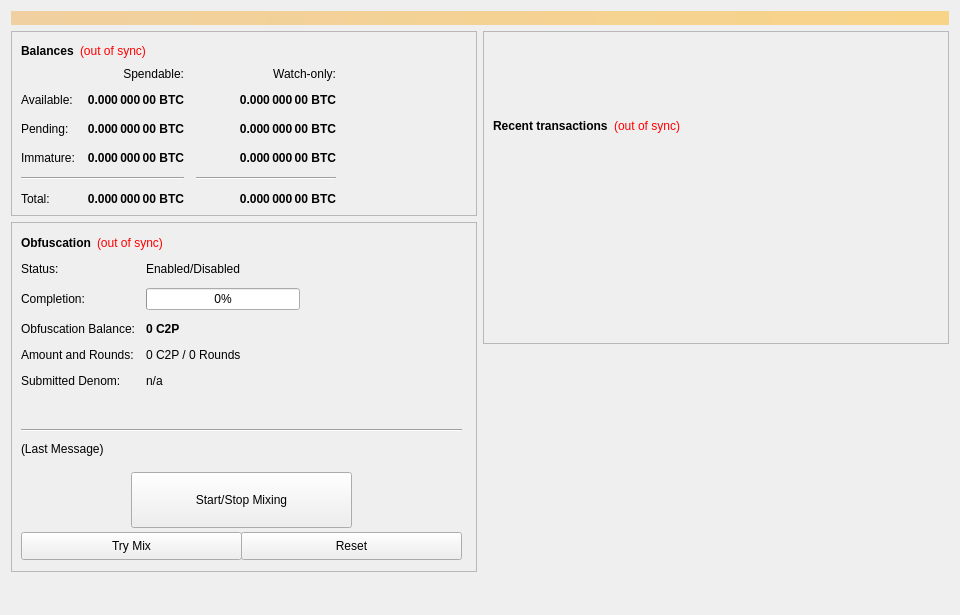
<?xml version="1.0" encoding="UTF-8"?>
<ui version="4.0">
 <class>OverviewPage</class>
 <widget class="QWidget" name="OverviewPage">
  <property name="geometry">
   <rect>
    <x>0</x>
    <y>0</y>
    <width>960</width>
    <height>615</height>
   </rect>
  </property>
  <property name="minimumSize">
   <size>
    <width>960</width>
    <height>0</height>
   </size>
  </property>
  <property name="windowTitle">
   <string>Form</string>
  </property>
  <layout class="QVBoxLayout" name="topLayout">
   <item>
    <widget class="QLabel" name="labelAlerts">
     <property name="visible">
      <bool>false</bool>
     </property>
     <property name="styleSheet">
      <string notr="true">background-color: qlineargradient(x1: 0, y1: 0, x2: 1, y2: 0, stop:0 #F0D0A0, stop:1 #F8D488); color:#000000;</string>
     </property>
     <property name="wordWrap">
      <bool>true</bool>
     </property>
     <property name="margin">
      <number>3</number>
     </property>
    </widget>
   </item>
   <item>
    <layout class="QHBoxLayout" name="horizontalLayout" stretch="1,1">
     <item>
      <layout class="QVBoxLayout" name="verticalLayout_2">
       <item>
        <widget class="QFrame" name="frame">
         <property name="frameShape">
          <enum>QFrame::StyledPanel</enum>
         </property>
         <property name="frameShadow">
          <enum>QFrame::Raised</enum>
         </property>
         <layout class="QVBoxLayout" name="verticalLayout_4">
          <item>
           <layout class="QHBoxLayout" name="horizontalLayout_4">
            <item>
             <widget class="QLabel" name="label_5">
              <property name="font">
               <font>
                <weight>75</weight>
                <bold>true</bold>
               </font>
              </property>
              <property name="text">
               <string>Balances</string>
              </property>
             </widget>
            </item>
            <item>
             <widget class="QLabel" name="labelWalletStatus">
              <property name="cursor">
               <cursorShape>WhatsThisCursor</cursorShape>
              </property>
              <property name="toolTip">
               <string>The displayed information may be out of date. Your wallet automatically synchronizes with the Coin2Play network after a connection is established, but this process has not completed yet.</string>
              </property>
              <property name="styleSheet">
               <string notr="true">QLabel { color: red; }</string>
              </property>
              <property name="text">
               <string notr="true">(out of sync)</string>
              </property>
              <property name="alignment">
               <set>Qt::AlignLeading|Qt::AlignLeft|Qt::AlignVCenter</set>
              </property>
             </widget>
            </item>
            <item>
             <spacer name="horizontalSpacer_3">
              <property name="orientation">
               <enum>Qt::Horizontal</enum>
              </property>
              <property name="sizeHint" stdset="0">
               <size>
                <width>40</width>
                <height>20</height>
               </size>
              </property>
             </spacer>
            </item>
           </layout>
          </item>
          <item>
           <layout class="QGridLayout" name="gridLayout">
            <property name="spacing">
             <number>12</number>
            </property>
            <item row="2" column="2">
             <widget class="QLabel" name="labelWatchPending">
              <property name="font">
               <font>
                <weight>75</weight>
                <bold>true</bold>
               </font>
              </property>
              <property name="cursor">
               <cursorShape>IBeamCursor</cursorShape>
              </property>
              <property name="toolTip">
               <string>Unconfirmed transactions to watch-only addresses</string>
              </property>
              <property name="text">
               <string notr="true">0.000 000 00 BTC</string>
              </property>
              <property name="alignment">
               <set>Qt::AlignRight|Qt::AlignTrailing|Qt::AlignVCenter</set>
              </property>
              <property name="textInteractionFlags">
               <set>Qt::LinksAccessibleByMouse|Qt::TextSelectableByKeyboard|Qt::TextSelectableByMouse</set>
              </property>
             </widget>
            </item>
            <item row="2" column="1">
             <widget class="QLabel" name="labelUnconfirmed">
              <property name="font">
               <font>
                <weight>75</weight>
                <bold>true</bold>
               </font>
              </property>
              <property name="cursor">
               <cursorShape>IBeamCursor</cursorShape>
              </property>
              <property name="toolTip">
               <string>Total of transactions that have yet to be confirmed, and do not yet count toward the spendable balance</string>
              </property>
              <property name="text">
               <string notr="true">0.000 000 00 BTC</string>
              </property>
              <property name="alignment">
               <set>Qt::AlignRight|Qt::AlignTrailing|Qt::AlignVCenter</set>
              </property>
              <property name="textInteractionFlags">
               <set>Qt::LinksAccessibleByMouse|Qt::TextSelectableByKeyboard|Qt::TextSelectableByMouse</set>
              </property>
             </widget>
            </item>
            <item row="3" column="2">
             <widget class="QLabel" name="labelWatchImmature">
              <property name="font">
               <font>
                <weight>75</weight>
                <bold>true</bold>
               </font>
              </property>
              <property name="cursor">
               <cursorShape>IBeamCursor</cursorShape>
              </property>
              <property name="toolTip">
               <string>Staked or masternode rewards in watch-only addresses that has not yet matured</string>
              </property>
              <property name="text">
               <string notr="true">0.000 000 00 BTC</string>
              </property>
              <property name="alignment">
               <set>Qt::AlignRight|Qt::AlignTrailing|Qt::AlignVCenter</set>
              </property>
              <property name="textInteractionFlags">
               <set>Qt::LinksAccessibleByMouse|Qt::TextSelectableByKeyboard|Qt::TextSelectableByMouse</set>
              </property>
             </widget>
            </item>
            <item row="4" column="0" colspan="2">
             <widget class="Line" name="lineSpendableBalance">
              <property name="orientation">
               <enum>Qt::Horizontal</enum>
              </property>
             </widget>
            </item>
            <item row="4" column="2">
             <widget class="Line" name="lineWatchBalance">
              <property name="sizePolicy">
               <sizepolicy hsizetype="Preferred" vsizetype="Fixed">
                <horstretch>0</horstretch>
                <verstretch>0</verstretch>
               </sizepolicy>
              </property>
              <property name="minimumSize">
               <size>
                <width>140</width>
                <height>0</height>
               </size>
              </property>
              <property name="orientation">
               <enum>Qt::Horizontal</enum>
              </property>
             </widget>
            </item>
            <item row="5" column="0">
             <widget class="QLabel" name="labelTotalText">
              <property name="text">
               <string>Total:</string>
              </property>
             </widget>
            </item>
            <item row="3" column="1">
             <widget class="QLabel" name="labelImmature">
              <property name="font">
               <font>
                <weight>75</weight>
                <bold>true</bold>
               </font>
              </property>
              <property name="cursor">
               <cursorShape>IBeamCursor</cursorShape>
              </property>
              <property name="toolTip">
               <string>Staked or masternode rewards that has not yet matured</string>
              </property>
              <property name="text">
               <string notr="true">0.000 000 00 BTC</string>
              </property>
              <property name="alignment">
               <set>Qt::AlignRight|Qt::AlignTrailing|Qt::AlignVCenter</set>
              </property>
              <property name="textInteractionFlags">
               <set>Qt::LinksAccessibleByMouse|Qt::TextSelectableByKeyboard|Qt::TextSelectableByMouse</set>
              </property>
             </widget>
            </item>
            <item row="2" column="3">
             <spacer name="horizontalSpacer_2">
              <property name="orientation">
               <enum>Qt::Horizontal</enum>
              </property>
              <property name="sizeHint" stdset="0">
               <size>
                <width>40</width>
                <height>20</height>
               </size>
              </property>
             </spacer>
            </item>
            <item row="3" column="0">
             <widget class="QLabel" name="labelImmatureText">
              <property name="text">
               <string>Immature:</string>
              </property>
             </widget>
            </item>
            <item row="5" column="1">
             <widget class="QLabel" name="labelTotal">
              <property name="font">
               <font>
                <weight>75</weight>
                <bold>true</bold>
               </font>
              </property>
              <property name="cursor">
               <cursorShape>IBeamCursor</cursorShape>
              </property>
              <property name="toolTip">
               <string>Your current total balance</string>
              </property>
              <property name="text">
               <string notr="true">0.000 000 00 BTC</string>
              </property>
              <property name="alignment">
               <set>Qt::AlignRight|Qt::AlignTrailing|Qt::AlignVCenter</set>
              </property>
              <property name="textInteractionFlags">
               <set>Qt::LinksAccessibleByMouse|Qt::TextSelectableByKeyboard|Qt::TextSelectableByMouse</set>
              </property>
             </widget>
            </item>
            <item row="5" column="2">
             <widget class="QLabel" name="labelWatchTotal">
              <property name="font">
               <font>
                <weight>75</weight>
                <bold>true</bold>
               </font>
              </property>
              <property name="cursor">
               <cursorShape>IBeamCursor</cursorShape>
              </property>
              <property name="toolTip">
               <string>Current total balance in watch-only addresses</string>
              </property>
              <property name="text">
               <string notr="true">0.000 000 00 BTC</string>
              </property>
              <property name="alignment">
               <set>Qt::AlignRight|Qt::AlignTrailing|Qt::AlignVCenter</set>
              </property>
              <property name="textInteractionFlags">
               <set>Qt::LinksAccessibleByMouse|Qt::TextSelectableByKeyboard|Qt::TextSelectableByMouse</set>
              </property>
             </widget>
            </item>
            <item row="0" column="2">
             <widget class="QLabel" name="labelWatchonly">
              <property name="text">
               <string>Watch-only:</string>
              </property>
              <property name="alignment">
               <set>Qt::AlignRight|Qt::AlignTrailing|Qt::AlignVCenter</set>
              </property>
             </widget>
            </item>
            <item row="1" column="0">
             <widget class="QLabel" name="labelBalanceText">
              <property name="text">
               <string>Available:</string>
              </property>
             </widget>
            </item>
            <item row="1" column="1">
             <widget class="QLabel" name="labelBalance">
              <property name="font">
               <font>
                <weight>75</weight>
                <bold>true</bold>
               </font>
              </property>
              <property name="cursor">
               <cursorShape>IBeamCursor</cursorShape>
              </property>
              <property name="toolTip">
               <string>Your current spendable balance</string>
              </property>
              <property name="text">
               <string notr="true">0.000 000 00 BTC</string>
              </property>
              <property name="alignment">
               <set>Qt::AlignRight|Qt::AlignTrailing|Qt::AlignVCenter</set>
              </property>
              <property name="textInteractionFlags">
               <set>Qt::LinksAccessibleByMouse|Qt::TextSelectableByKeyboard|Qt::TextSelectableByMouse</set>
              </property>
             </widget>
            </item>
            <item row="1" column="2">
             <widget class="QLabel" name="labelWatchAvailable">
              <property name="font">
               <font>
                <weight>75</weight>
                <bold>true</bold>
               </font>
              </property>
              <property name="cursor">
               <cursorShape>IBeamCursor</cursorShape>
              </property>
              <property name="toolTip">
               <string>Your current balance in watch-only addresses</string>
              </property>
              <property name="text">
               <string notr="true">0.000 000 00 BTC</string>
              </property>
              <property name="alignment">
               <set>Qt::AlignRight|Qt::AlignTrailing|Qt::AlignVCenter</set>
              </property>
              <property name="textInteractionFlags">
               <set>Qt::LinksAccessibleByMouse|Qt::TextSelectableByKeyboard|Qt::TextSelectableByMouse</set>
              </property>
             </widget>
            </item>
            <item row="2" column="0">
             <widget class="QLabel" name="labelPendingText">
              <property name="text">
               <string>Pending:</string>
              </property>
             </widget>
            </item>
            <item row="0" column="1">
             <widget class="QLabel" name="labelSpendable">
              <property name="text">
               <string>Spendable:</string>
              </property>
              <property name="alignment">
               <set>Qt::AlignRight|Qt::AlignTrailing|Qt::AlignVCenter</set>
              </property>
             </widget>
            </item>
           </layout>
          </item>
         </layout>
        </widget>
       </item>
       <item>
        <widget class="QFrame" name="frameObfuscation">
         <property name="minimumSize">
          <size>
           <width>0</width>
           <height>350</height>
          </size>
         </property>
         <property name="layoutDirection">
          <enum>Qt::LeftToRight</enum>
         </property>
         <property name="frameShape">
          <enum>QFrame::StyledPanel</enum>
         </property>
         <property name="frameShadow">
          <enum>QFrame::Raised</enum>
         </property>
         <widget class="QWidget" name="formLayoutWidget">
          <property name="geometry">
           <rect>
            <x>10</x>
            <y>40</y>
            <width>451</width>
            <height>161</height>
           </rect>
          </property>
          <layout class="QFormLayout" name="formLayout">
           <property name="fieldGrowthPolicy">
            <enum>QFormLayout::AllNonFixedFieldsGrow</enum>
           </property>
           <property name="horizontalSpacing">
            <number>11</number>
           </property>
           <property name="verticalSpacing">
            <number>12</number>
           </property>
           <item row="0" column="0">
            <widget class="QLabel" name="label_6">
             <property name="text">
              <string>Status:</string>
             </property>
            </widget>
           </item>
           <item row="1" column="0">
            <widget class="QLabel" name="label_7">
             <property name="text">
              <string>Completion:</string>
             </property>
            </widget>
           </item>
           <item row="1" column="1">
            <widget class="QProgressBar" name="obfuscationProgress">
             <property name="maximumSize">
              <size>
               <width>154</width>
               <height>16777215</height>
              </size>
             </property>
             <property name="value">
              <number>0</number>
             </property>
            </widget>
           </item>
           <item row="2" column="0">
            <widget class="QLabel" name="labelAnonymizedText">
             <property name="text">
              <string>Obfuscation Balance:</string>
             </property>
            </widget>
           </item>
           <item row="2" column="1">
            <widget class="QLabel" name="labelAnonymized">
             <property name="font">
              <font>
               <weight>75</weight>
               <bold>true</bold>
              </font>
             </property>
             <property name="text">
              <string notr="true">0 C2P</string>
             </property>
            </widget>
           </item>
           <item row="3" column="0">
            <widget class="QLabel" name="label_8">
             <property name="text">
              <string>Amount and Rounds:</string>
             </property>
            </widget>
           </item>
           <item row="3" column="1">
            <widget class="QLabel" name="labelAmountRounds">
             <property name="text">
              <string>0 C2P / 0 Rounds</string>
             </property>
            </widget>
           </item>
           <item row="4" column="0">
            <widget class="QLabel" name="label_9">
             <property name="text">
              <string>Submitted Denom:</string>
             </property>
            </widget>
           </item>
           <item row="4" column="1">
            <widget class="QLabel" name="labelSubmittedDenom">
             <property name="toolTip">
              <string>The denominations you submitted to the Masternode.&lt;br&gt;To mix, other users must submit the exact same denominations.</string>
             </property>
             <property name="text">
              <string>n/a</string>
             </property>
            </widget>
           </item>
           <item row="0" column="1">
            <widget class="QLabel" name="obfuscationEnabled">
             <property name="text">
              <string>Enabled/Disabled</string>
             </property>
            </widget>
           </item>
          </layout>
         </widget>
         <widget class="QPushButton" name="runAutoDenom">
          <property name="geometry">
           <rect>
            <x>251</x>
            <y>17</y>
            <width>1</width>
            <height>1</height>
           </rect>
          </property>
          <property name="palette">
           <palette>
            <active>
             <colorrole role="WindowText">
              <brush brushstyle="SolidPattern">
               <color alpha="255">
                <red>0</red>
                <green>0</green>
                <blue>0</blue>
               </color>
              </brush>
             </colorrole>
             <colorrole role="Button">
              <brush brushstyle="SolidPattern">
               <color alpha="255">
                <red>239</red>
                <green>238</green>
                <blue>238</blue>
               </color>
              </brush>
             </colorrole>
             <colorrole role="Light">
              <brush brushstyle="SolidPattern">
               <color alpha="255">
                <red>255</red>
                <green>255</green>
                <blue>255</blue>
               </color>
              </brush>
             </colorrole>
             <colorrole role="Midlight">
              <brush brushstyle="SolidPattern">
               <color alpha="255">
                <red>247</red>
                <green>246</green>
                <blue>246</blue>
               </color>
              </brush>
             </colorrole>
             <colorrole role="Dark">
              <brush brushstyle="SolidPattern">
               <color alpha="255">
                <red>119</red>
                <green>119</green>
                <blue>119</blue>
               </color>
              </brush>
             </colorrole>
             <colorrole role="Mid">
              <brush brushstyle="SolidPattern">
               <color alpha="255">
                <red>159</red>
                <green>159</green>
                <blue>159</blue>
               </color>
              </brush>
             </colorrole>
             <colorrole role="Text">
              <brush brushstyle="SolidPattern">
               <color alpha="255">
                <red>0</red>
                <green>0</green>
                <blue>0</blue>
               </color>
              </brush>
             </colorrole>
             <colorrole role="BrightText">
              <brush brushstyle="SolidPattern">
               <color alpha="255">
                <red>255</red>
                <green>255</green>
                <blue>255</blue>
               </color>
              </brush>
             </colorrole>
             <colorrole role="ButtonText">
              <brush brushstyle="SolidPattern">
               <color alpha="255">
                <red>0</red>
                <green>0</green>
                <blue>0</blue>
               </color>
              </brush>
             </colorrole>
             <colorrole role="Base">
              <brush brushstyle="SolidPattern">
               <color alpha="255">
                <red>255</red>
                <green>255</green>
                <blue>255</blue>
               </color>
              </brush>
             </colorrole>
             <colorrole role="Window">
              <brush brushstyle="SolidPattern">
               <color alpha="255">
                <red>239</red>
                <green>238</green>
                <blue>238</blue>
               </color>
              </brush>
             </colorrole>
             <colorrole role="Shadow">
              <brush brushstyle="SolidPattern">
               <color alpha="255">
                <red>0</red>
                <green>0</green>
                <blue>0</blue>
               </color>
              </brush>
             </colorrole>
             <colorrole role="AlternateBase">
              <brush brushstyle="SolidPattern">
               <color alpha="255">
                <red>247</red>
                <green>246</green>
                <blue>246</blue>
               </color>
              </brush>
             </colorrole>
             <colorrole role="ToolTipBase">
              <brush brushstyle="SolidPattern">
               <color alpha="255">
                <red>255</red>
                <green>255</green>
                <blue>220</blue>
               </color>
              </brush>
             </colorrole>
             <colorrole role="ToolTipText">
              <brush brushstyle="SolidPattern">
               <color alpha="255">
                <red>0</red>
                <green>0</green>
                <blue>0</blue>
               </color>
              </brush>
             </colorrole>
            </active>
            <inactive>
             <colorrole role="WindowText">
              <brush brushstyle="SolidPattern">
               <color alpha="255">
                <red>0</red>
                <green>0</green>
                <blue>0</blue>
               </color>
              </brush>
             </colorrole>
             <colorrole role="Button">
              <brush brushstyle="SolidPattern">
               <color alpha="255">
                <red>239</red>
                <green>238</green>
                <blue>238</blue>
               </color>
              </brush>
             </colorrole>
             <colorrole role="Light">
              <brush brushstyle="SolidPattern">
               <color alpha="255">
                <red>255</red>
                <green>255</green>
                <blue>255</blue>
               </color>
              </brush>
             </colorrole>
             <colorrole role="Midlight">
              <brush brushstyle="SolidPattern">
               <color alpha="255">
                <red>247</red>
                <green>246</green>
                <blue>246</blue>
               </color>
              </brush>
             </colorrole>
             <colorrole role="Dark">
              <brush brushstyle="SolidPattern">
               <color alpha="255">
                <red>119</red>
                <green>119</green>
                <blue>119</blue>
               </color>
              </brush>
             </colorrole>
             <colorrole role="Mid">
              <brush brushstyle="SolidPattern">
               <color alpha="255">
                <red>159</red>
                <green>159</green>
                <blue>159</blue>
               </color>
              </brush>
             </colorrole>
             <colorrole role="Text">
              <brush brushstyle="SolidPattern">
               <color alpha="255">
                <red>0</red>
                <green>0</green>
                <blue>0</blue>
               </color>
              </brush>
             </colorrole>
             <colorrole role="BrightText">
              <brush brushstyle="SolidPattern">
               <color alpha="255">
                <red>255</red>
                <green>255</green>
                <blue>255</blue>
               </color>
              </brush>
             </colorrole>
             <colorrole role="ButtonText">
              <brush brushstyle="SolidPattern">
               <color alpha="255">
                <red>0</red>
                <green>0</green>
                <blue>0</blue>
               </color>
              </brush>
             </colorrole>
             <colorrole role="Base">
              <brush brushstyle="SolidPattern">
               <color alpha="255">
                <red>255</red>
                <green>255</green>
                <blue>255</blue>
               </color>
              </brush>
             </colorrole>
             <colorrole role="Window">
              <brush brushstyle="SolidPattern">
               <color alpha="255">
                <red>239</red>
                <green>238</green>
                <blue>238</blue>
               </color>
              </brush>
             </colorrole>
             <colorrole role="Shadow">
              <brush brushstyle="SolidPattern">
               <color alpha="255">
                <red>0</red>
                <green>0</green>
                <blue>0</blue>
               </color>
              </brush>
             </colorrole>
             <colorrole role="AlternateBase">
              <brush brushstyle="SolidPattern">
               <color alpha="255">
                <red>247</red>
                <green>246</green>
                <blue>246</blue>
               </color>
              </brush>
             </colorrole>
             <colorrole role="ToolTipBase">
              <brush brushstyle="SolidPattern">
               <color alpha="255">
                <red>255</red>
                <green>255</green>
                <blue>220</blue>
               </color>
              </brush>
             </colorrole>
             <colorrole role="ToolTipText">
              <brush brushstyle="SolidPattern">
               <color alpha="255">
                <red>0</red>
                <green>0</green>
                <blue>0</blue>
               </color>
              </brush>
             </colorrole>
            </inactive>
            <disabled>
             <colorrole role="WindowText">
              <brush brushstyle="SolidPattern">
               <color alpha="255">
                <red>119</red>
                <green>119</green>
                <blue>119</blue>
               </color>
              </brush>
             </colorrole>
             <colorrole role="Button">
              <brush brushstyle="SolidPattern">
               <color alpha="255">
                <red>239</red>
                <green>238</green>
                <blue>238</blue>
               </color>
              </brush>
             </colorrole>
             <colorrole role="Light">
              <brush brushstyle="SolidPattern">
               <color alpha="255">
                <red>255</red>
                <green>255</green>
                <blue>255</blue>
               </color>
              </brush>
             </colorrole>
             <colorrole role="Midlight">
              <brush brushstyle="SolidPattern">
               <color alpha="255">
                <red>247</red>
                <green>246</green>
                <blue>246</blue>
               </color>
              </brush>
             </colorrole>
             <colorrole role="Dark">
              <brush brushstyle="SolidPattern">
               <color alpha="255">
                <red>119</red>
                <green>119</green>
                <blue>119</blue>
               </color>
              </brush>
             </colorrole>
             <colorrole role="Mid">
              <brush brushstyle="SolidPattern">
               <color alpha="255">
                <red>159</red>
                <green>159</green>
                <blue>159</blue>
               </color>
              </brush>
             </colorrole>
             <colorrole role="Text">
              <brush brushstyle="SolidPattern">
               <color alpha="255">
                <red>119</red>
                <green>119</green>
                <blue>119</blue>
               </color>
              </brush>
             </colorrole>
             <colorrole role="BrightText">
              <brush brushstyle="SolidPattern">
               <color alpha="255">
                <red>255</red>
                <green>255</green>
                <blue>255</blue>
               </color>
              </brush>
             </colorrole>
             <colorrole role="ButtonText">
              <brush brushstyle="SolidPattern">
               <color alpha="255">
                <red>119</red>
                <green>119</green>
                <blue>119</blue>
               </color>
              </brush>
             </colorrole>
             <colorrole role="Base">
              <brush brushstyle="SolidPattern">
               <color alpha="255">
                <red>239</red>
                <green>238</green>
                <blue>238</blue>
               </color>
              </brush>
             </colorrole>
             <colorrole role="Window">
              <brush brushstyle="SolidPattern">
               <color alpha="255">
                <red>239</red>
                <green>238</green>
                <blue>238</blue>
               </color>
              </brush>
             </colorrole>
             <colorrole role="Shadow">
              <brush brushstyle="SolidPattern">
               <color alpha="255">
                <red>0</red>
                <green>0</green>
                <blue>0</blue>
               </color>
              </brush>
             </colorrole>
             <colorrole role="AlternateBase">
              <brush brushstyle="SolidPattern">
               <color alpha="255">
                <red>239</red>
                <green>238</green>
                <blue>238</blue>
               </color>
              </brush>
             </colorrole>
             <colorrole role="ToolTipBase">
              <brush brushstyle="SolidPattern">
               <color alpha="255">
                <red>255</red>
                <green>255</green>
                <blue>220</blue>
               </color>
              </brush>
             </colorrole>
             <colorrole role="ToolTipText">
              <brush brushstyle="SolidPattern">
               <color alpha="255">
                <red>0</red>
                <green>0</green>
                <blue>0</blue>
               </color>
              </brush>
             </colorrole>
            </disabled>
           </palette>
          </property>
          <property name="focusPolicy">
           <enum>Qt::NoFocus</enum>
          </property>
          <property name="autoFillBackground">
           <bool>true</bool>
          </property>
          <property name="text">
           <string/>
          </property>
          <property name="flat">
           <bool>true</bool>
          </property>
         </widget>
         <widget class="QPushButton" name="toggleObfuscation">
          <property name="geometry">
           <rect>
            <x>120</x>
            <y>250</y>
            <width>221</width>
            <height>56</height>
           </rect>
          </property>
          <property name="sizePolicy">
           <sizepolicy hsizetype="MinimumExpanding" vsizetype="Fixed">
            <horstretch>0</horstretch>
            <verstretch>0</verstretch>
           </sizepolicy>
          </property>
          <property name="text">
           <string>Start/Stop Mixing</string>
          </property>
         </widget>
         <widget class="Line" name="lineLastMessage">
          <property name="geometry">
           <rect>
            <x>10</x>
            <y>200</y>
            <width>441</width>
            <height>16</height>
           </rect>
          </property>
          <property name="orientation">
           <enum>Qt::Horizontal</enum>
          </property>
         </widget>
         <widget class="QLabel" name="obfuscationStatus">
          <property name="geometry">
           <rect>
            <x>10</x>
            <y>220</y>
            <width>451</width>
            <height>61</height>
           </rect>
          </property>
          <property name="minimumSize">
           <size>
            <width>288</width>
            <height>43</height>
           </size>
          </property>
          <property name="text">
           <string>(Last Message)</string>
          </property>
          <property name="alignment">
           <set>Qt::AlignLeading|Qt::AlignLeft|Qt::AlignTop</set>
          </property>
          <property name="wordWrap">
           <bool>true</bool>
          </property>
         </widget>
         <widget class="QPushButton" name="obfuscationAuto">
          <property name="geometry">
           <rect>
            <x>10</x>
            <y>310</y>
            <width>221</width>
            <height>28</height>
           </rect>
          </property>
          <property name="sizePolicy">
           <sizepolicy hsizetype="MinimumExpanding" vsizetype="Fixed">
            <horstretch>0</horstretch>
            <verstretch>0</verstretch>
           </sizepolicy>
          </property>
          <property name="toolTip">
           <string>Try to manually submit a Obfuscation request.</string>
          </property>
          <property name="text">
           <string>Try Mix</string>
          </property>
         </widget>
         <widget class="QPushButton" name="obfuscationReset">
          <property name="geometry">
           <rect>
            <x>230</x>
            <y>310</y>
            <width>221</width>
            <height>28</height>
           </rect>
          </property>
          <property name="sizePolicy">
           <sizepolicy hsizetype="MinimumExpanding" vsizetype="Fixed">
            <horstretch>0</horstretch>
            <verstretch>0</verstretch>
           </sizepolicy>
          </property>
          <property name="toolTip">
           <string>Reset the current status of Obfuscation (can interrupt Obfuscation if it's in the process of Mixing, which can cost you money!)</string>
          </property>
          <property name="autoFillBackground">
           <bool>false</bool>
          </property>
          <property name="text">
           <string>Reset</string>
          </property>
         </widget>
         <widget class="QWidget" name="layoutWidget">
          <property name="geometry">
           <rect>
            <x>10</x>
            <y>10</y>
            <width>431</width>
            <height>22</height>
           </rect>
          </property>
          <layout class="QHBoxLayout" name="horizontalLayout_5">
           <item>
            <widget class="QLabel" name="label_2">
             <property name="font">
              <font>
               <weight>75</weight>
               <bold>true</bold>
              </font>
             </property>
             <property name="text">
              <string>Obfuscation</string>
             </property>
            </widget>
           </item>
           <item>
            <widget class="QLabel" name="labelObfuscationSyncStatus">
             <property name="toolTip">
              <string>The displayed information may be out of date. Your wallet automatically synchronizes with the Coin2Play network after a connection is established, but this process has not completed yet.</string>
             </property>
             <property name="styleSheet">
              <string notr="true">QLabel { color: red; }</string>
             </property>
             <property name="text">
              <string notr="true">(out of sync)</string>
             </property>
             <property name="alignment">
              <set>Qt::AlignLeading|Qt::AlignLeft|Qt::AlignVCenter</set>
             </property>
            </widget>
           </item>
           <item>
            <spacer name="horizontalSpacer_4">
             <property name="orientation">
              <enum>Qt::Horizontal</enum>
             </property>
             <property name="sizeHint" stdset="0">
              <size>
               <width>40</width>
               <height>20</height>
              </size>
             </property>
            </spacer>
           </item>
          </layout>
         </widget>
        </widget>
       </item>
       <item>
        <spacer name="verticalSpacer">
         <property name="orientation">
          <enum>Qt::Vertical</enum>
         </property>
         <property name="sizeHint" stdset="0">
          <size>
           <width>20</width>
           <height>40</height>
          </size>
         </property>
        </spacer>
       </item>
      </layout>
     </item>
     <item>
      <layout class="QVBoxLayout" name="verticalLayout_3">
       <item>
        <widget class="QFrame" name="frame_2">
         <property name="frameShape">
          <enum>QFrame::StyledPanel</enum>
         </property>
         <property name="frameShadow">
          <enum>QFrame::Raised</enum>
         </property>
         <layout class="QVBoxLayout" name="verticalLayout">
          <item>
           <spacer name="verticalSpacer_3">
            <property name="orientation">
             <enum>Qt::Vertical</enum>
            </property>
            <property name="sizeType">
             <enum>QSizePolicy::Fixed</enum>
            </property>
            <property name="sizeHint" stdset="0">
             <size>
              <width>20</width>
              <height>75</height>
             </size>
            </property>
           </spacer>
          </item>
          <item>
           <layout class="QHBoxLayout" name="horizontalLayout_2">
            <item>
             <widget class="QLabel" name="label_4">
              <property name="font">
               <font>
                <weight>75</weight>
                <bold>true</bold>
               </font>
              </property>
              <property name="text">
               <string>Recent transactions</string>
              </property>
             </widget>
            </item>
            <item>
             <widget class="QLabel" name="labelTransactionsStatus">
              <property name="cursor">
               <cursorShape>WhatsThisCursor</cursorShape>
              </property>
              <property name="toolTip">
               <string>The displayed information may be out of date. Your wallet automatically synchronizes with the Coin2Play network after a connection is established, but this process has not completed yet.</string>
              </property>
              <property name="styleSheet">
               <string notr="true">QLabel { color: red; }</string>
              </property>
              <property name="text">
               <string notr="true">(out of sync)</string>
              </property>
              <property name="alignment">
               <set>Qt::AlignRight|Qt::AlignTrailing|Qt::AlignVCenter</set>
              </property>
             </widget>
            </item>
            <item>
             <spacer name="horizontalSpacer">
              <property name="orientation">
               <enum>Qt::Horizontal</enum>
              </property>
              <property name="sizeHint" stdset="0">
               <size>
                <width>40</width>
                <height>20</height>
               </size>
              </property>
             </spacer>
            </item>
           </layout>
          </item>
          <item>
           <widget class="QListView" name="listTransactions">
            <property name="styleSheet">
             <string notr="true">QListView { background: transparent; }</string>
            </property>
            <property name="frameShape">
             <enum>QFrame::NoFrame</enum>
            </property>
            <property name="verticalScrollBarPolicy">
             <enum>Qt::ScrollBarAlwaysOff</enum>
            </property>
            <property name="horizontalScrollBarPolicy">
             <enum>Qt::ScrollBarAlwaysOff</enum>
            </property>
            <property name="selectionMode">
             <enum>QAbstractItemView::NoSelection</enum>
            </property>
           </widget>
          </item>
         </layout>
        </widget>
       </item>
       <item>
        <spacer name="verticalSpacer_2">
         <property name="orientation">
          <enum>Qt::Vertical</enum>
         </property>
         <property name="sizeType">
          <enum>QSizePolicy::Expanding</enum>
         </property>
         <property name="sizeHint" stdset="0">
          <size>
           <width>20</width>
           <height>40</height>
          </size>
         </property>
        </spacer>
       </item>
      </layout>
     </item>
    </layout>
   </item>
  </layout>
 </widget>
 <resources/>
 <connections/>
</ui>
